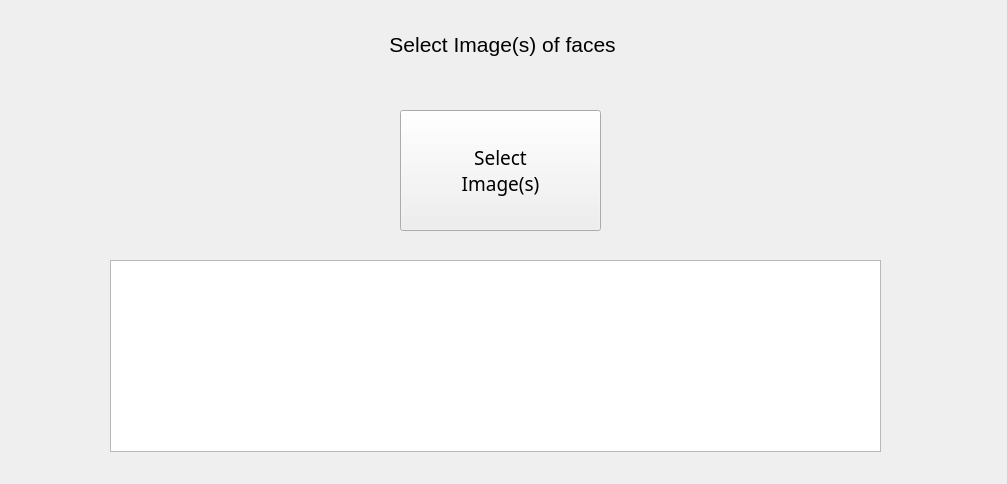
<?xml version="1.0" encoding="UTF-8"?>
<ui version="4.0">
 <class>Form</class>
 <widget class="QWidget" name="Form">
  <property name="geometry">
   <rect>
    <x>0</x>
    <y>0</y>
    <width>1007</width>
    <height>484</height>
   </rect>
  </property>
  <property name="windowTitle">
   <string>Form</string>
  </property>
  <widget class="QLabel" name="label">
   <property name="geometry">
    <rect>
     <x>20</x>
     <y>19</y>
     <width>971</width>
     <height>51</height>
    </rect>
   </property>
   <property name="font">
    <font>
     <pointsize>16</pointsize>
    </font>
   </property>
   <property name="text">
    <string>Select Image(s) of faces </string>
   </property>
   <property name="alignment">
    <set>Qt::AlignCenter</set>
   </property>
  </widget>
  <widget class="QPushButton" name="selectImagesButton">
   <property name="geometry">
    <rect>
     <x>400</x>
     <y>110</y>
     <width>201</width>
     <height>121</height>
    </rect>
   </property>
   <property name="font">
    <font>
     <family>MS Reference Sans Serif</family>
     <pointsize>14</pointsize>
    </font>
   </property>
   <property name="text">
    <string>Select
Image(s)</string>
   </property>
  </widget>
  <widget class="QGraphicsView" name="viewImagesButton">
   <property name="geometry">
    <rect>
     <x>110</x>
     <y>260</y>
     <width>771</width>
     <height>192</height>
    </rect>
   </property>
  </widget>
 </widget>
 <resources/>
 <connections/>
</ui>
